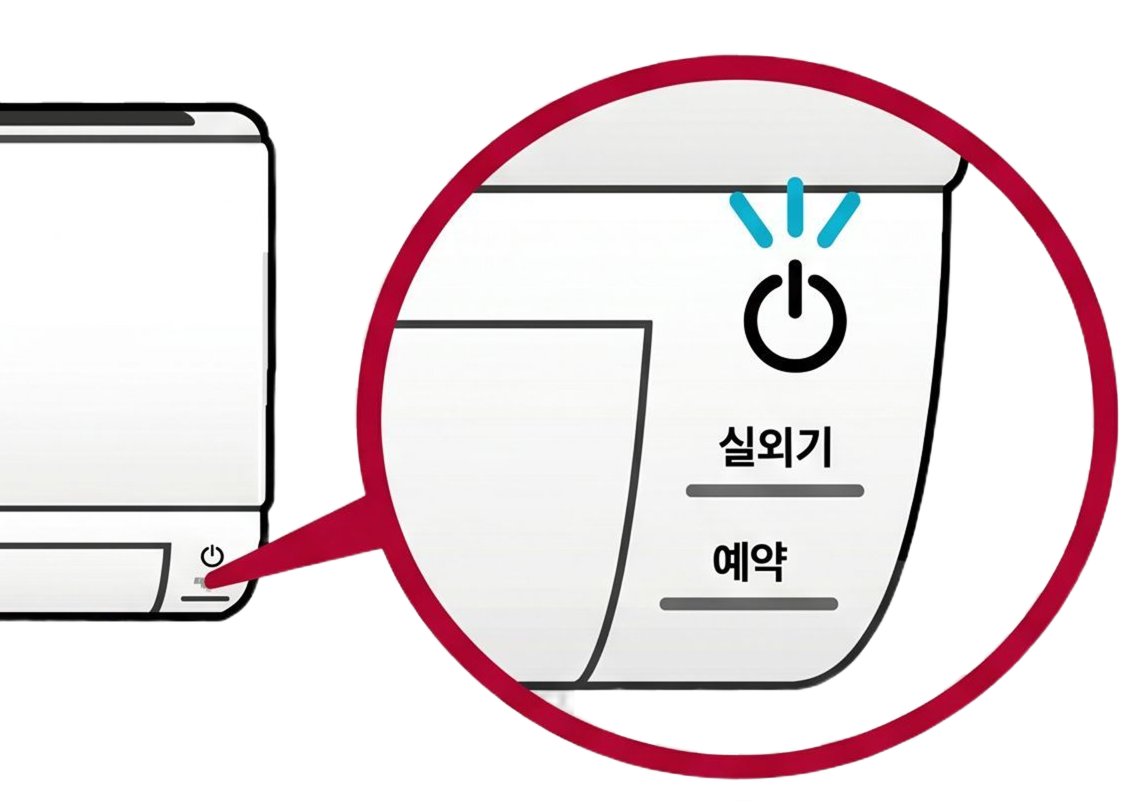
#> input picture frontend/src/imports/AR_step_1.png, 4588 x 3204 px (shown at 1/4 size); its folder holds only this picture in this run
$ python -i '하드네거티브_합성이미지_생성.py'   (imports and definitions only)
#> lines starting #> are read from the running program, lines starting #| are printed output that depends on the picture
#> further down, picture is the input picture: PIL image 4588x3204 RGBA; mean R, G, B, A 118.6, 108.1, 110.6, 136.4
from __future__ import annotations

import argparse
import csv
import json
import math
import random
from datetime import datetime, timezone
from pathlib import Path

from PIL import Image, ImageDraw, ImageFilter


PATTERNS = ["keyboard", "phone", "laptop", "remote_control", "window_blinds"]


def jitter(value: int, amount: int) -> int:
    return value + random.randint(-amount, amount)


def random_color(base: tuple[int, int, int], spread: int = 24) -> tuple[int, int, int]:
    return tuple(max(0, min(255, jitter(channel, spread))) for channel in base)


# [105 lines left out: functions make_background, draw_keyboard, draw_phone, draw_laptop, draw_remote, draw_blinds, not called in this run]


def apply_camera_noise(image: Image.Image) -> Image.Image:
    image = image.rotate(random.uniform(-5, 5), expand=False, fillcolor=random_color((220, 220, 220), 20))
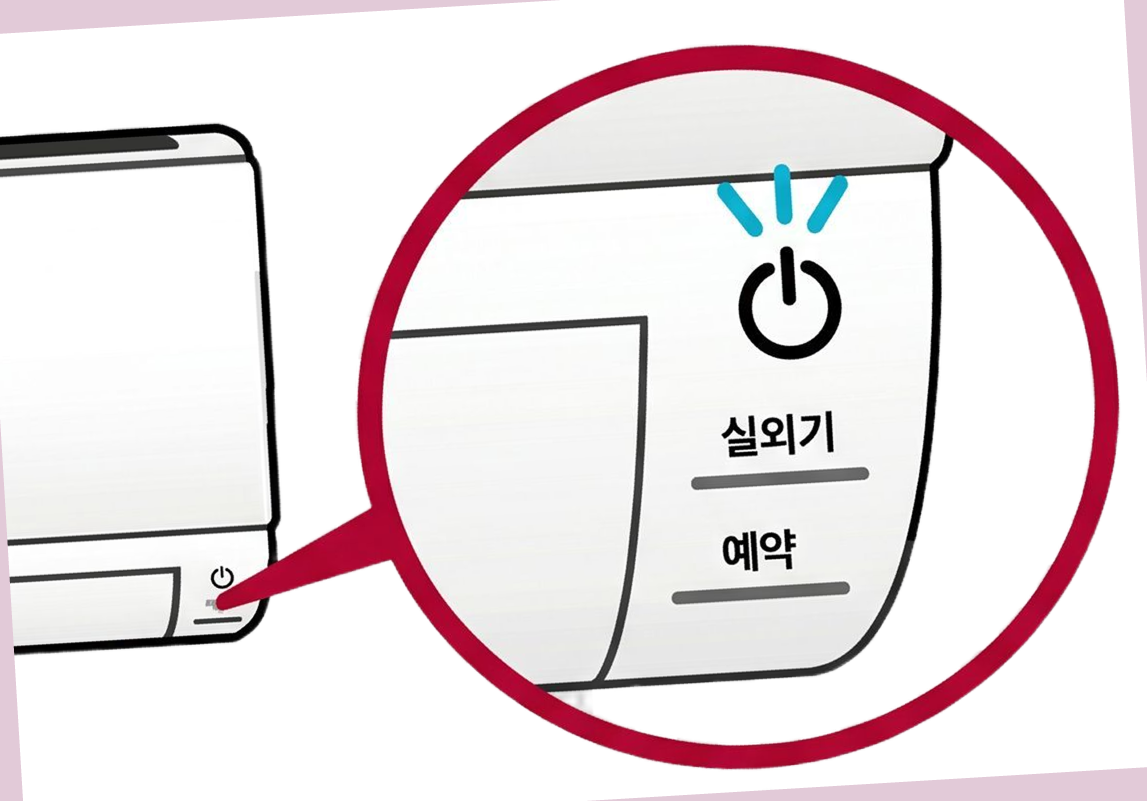
#> image: PIL image 4588x3204 RGBA (shown at 1/4 size); mean R, G, B, A 124.9, 113.7, 116.6, 143.4; transparent parts drawn white
    if random.random() < 0.7:
        image = image.filter(ImageFilter.GaussianBlur(radius=random.uniform(0.3, 1.2)))
    draw = ImageDraw.Draw(image)
    width, height = image.size
#> width = 4588; height = 3204
    for _ in range(random.randint(80, 180)):
        x = random.randint(0, width - 1)
        y = random.randint(0, height - 1)
        gray = random.randint(0, 255)
        draw.point((x, y), fill=(gray, gray, gray))
    return image


# [68 lines left out: functions make_image, main, not called in this run]


# [2 lines not run here, left out]

>>> from PIL import Image
>>> picture = Image.open('../../../frontend/src/imports/AR_step_1.png')
>>> result = apply_camera_noise(picture)
